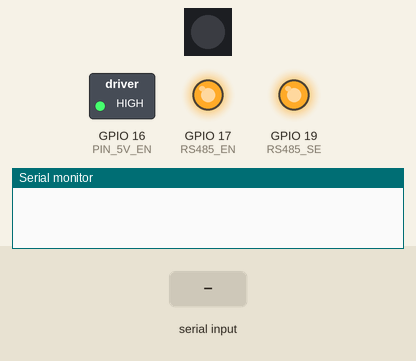
The sketch below on a simulated ESP32. Parts: 1 RGB LEDs in strip order, left to right, switched loads named in the sketch (green lamp = pin HIGH), output pins drawn as LEDs (lit = HIGH), the last lines printed to the serial monitor. The inputs (shaded band) are chosen by the test bench. Dim RGB values are drawn brighter than linear; EEPROM starts erased.

Above: at 0.01 s.
At 1.5 s:
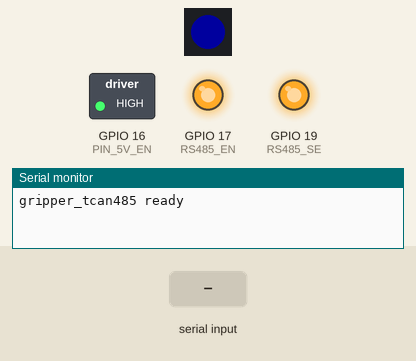
1.6 s: "G35\n" received over Serial
At 2.3 s:
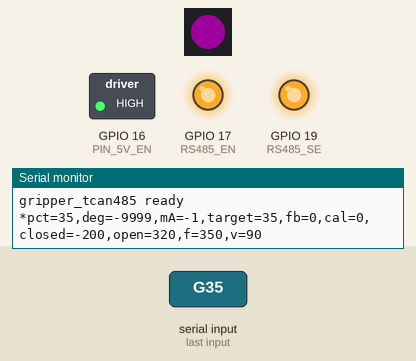
3.1 s: "G35\n" received over the second serial link
4.6 s: "#\n" received over Serial
6.1 s: "T-200\n" received over the second serial link
7.6 s: "R100\n" received over the second serial link
9.1 s: "#,45\n" received over Serial
Timing chart, 0 to 11.6 s (numbered marks = the images above; inputs shaded):
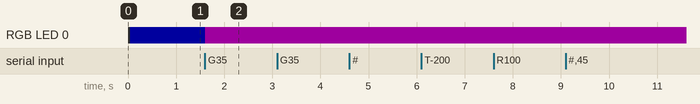

The sketch:

gripper_tcan485.ino
```cpp
/*
 * Gripper v2 firmware — LilyGO T-CAN485 (ESP32) bridging the UR5e tool RS485
 * to one Lynxmotion Smart Servo (LSS) over TTL serial.
 *
 * STATUS: experimental / internal. Not validated. Bench-test on USB first.
 *
 * WIRING (see Documentation/15 and internal/gripper/ref/pinmap.jpg)
 *   UR tool cable  -> T-CAN485
 *     grey  POWER 12 V -> "POWER DC" +      (PolyScope: Tool I/O voltage = 12 V)
 *     red   GND        -> "POWER DC" GND
 *     white RS485+     -> RS485 terminal "RS_A"
 *     brown RS485-     -> RS485 terminal "RS_B"
 *   LSS servo (4-pin Molex: GND, VCC, Rx, Tx)
 *     VCC -> same 12 V as the board's DC-in (+)   GND -> DC-in GND (common ground)
 *     Rx  <- header IO32  (SERVO_TX)              3.3 V TTL, normally read as high by the LSS
 *     Tx  -> header IO33  (SERVO_RX)              MEASURE the LSS Tx idle level first: if it is
 *                                                 5 V, use a 1k/2k divider (ESP32 is not 5 V tolerant)
 *   Board RS485 transceiver (MAX13487E, auto direction): UART2 on IO21 (RX) / IO22 (TX),
 *   enable pins IO17 + IO19 driven HIGH.  WS2812 status LED on IO04.
 *
 * HOST PROTOCOL (ASCII lines over RS485 / TCI, HOST_BAUD 8N1 — set the same in
 * PolyScope > Installation > Tool I/O > Communication Interface):
 *   G<pct>      go to opening 0 (closed) .. 100 (open), e.g. "G35"
 *   O / C       open / close  (= G100 / G0)
 *   F<mA>       holding-current limit used for moves (grip force), stored
 *   V<deg/s>    speed limit in deg/s, stored
 *   L / H       limp (servo free, for calibration) / halt & hold
 *   S           status
 *   CAL MIN     store current servo angle as CLOSED   (jaws pushed together while limp) — needs servo Tx
 *   CAL MAX     store current servo angle as OPEN     (jaws pushed fully apart while limp) — needs servo Tx
 *   CAL RESET   back to the geometric defaults (uncalibrated)
 *   #<lss cmd>  raw pass-through to the servo (debug): "#0LED3" blue LED, "#0D300" move, "#0QID" query id
 *   T<tenths>   raw move to a servo angle (e.g. "T-200"), to find the limits WITHOUT feedback
 *   R<tenths>   RELATIVE move from the current position (e.g. "R100" = +10 deg) — works with no
 *               calibration and no feedback: set the jaws by hand while limp, then +/-N deg
 *   MIN<tenths> / MAX<tenths>   set the CLOSED / OPEN angle directly (open-loop calibration)
 * Every command is answered with one status line:
 *   *pct=<0-100>,deg=<tenths>,mA=<current>,target=<pct>,fb=<0|1>,cal=<0|1>,closed=<t>,open=<t>,f=<mA>,v=<deg/s>\n
 * fb=0 means the servo does not answer (Tx not wired) -> open loop: pct echoes the target, deg=-9999.
 *
 * LSS PROTOCOL used (115200 8N1, ID = LSS_ID below):  #<id>D<tenths>SD<0.1deg/s>CH<mA>\r  move,
 *   #<id>QD\r position, #<id>QC\r current, #<id>L\r limp, #<id>H\r hold.  Angles in tenths of a degree.
 *   Replies start with '*' followed by the servo's real ID, so lssQuery() parses on the command letters only.
 */

#include <Arduino.h>
#include <Preferences.h>
#include <Adafruit_NeoPixel.h>

// ---- pins (T-CAN485 pinmap) --------------------------------------------
#define RS485_RX 21
#define RS485_TX 22
#define RS485_EN 17
#define RS485_SE 19
#define PIN_5V_EN 16  // ME2107 boost enable: powers the 5 V RS485 transceiver — MUST be HIGH or RS485 is dead
#define SERVO_TX 32   // -> LSS Rx
#define SERVO_RX 33   // <- LSS Tx
#define LED_PIN  4

// ---- settings -------------------------------------------------------------
#define HOST_BAUD   115200
#define LSS_BAUD    115200
#define LSS_ID      254   // broadcast: the one servo on this bus answers whatever its stored ID is
                          // (bench test 2026-11-03: servo ignored #0 and #1, obeyed #254). With a single
                          // servo this is fine for queries too; never use it with several servos chained.
// geometric defaults, tenths of a degree, valid when the LSS origin offset (#0CO)
// puts the "links straight ahead" pose at 0 deg: closed = -20 deg, open = +32 deg
#define DEFAULT_CLOSED  (-200)
#define DEFAULT_OPEN    (320)
#define DEFAULT_FORCE_MA 350
#define DEFAULT_SPEED_DPS 90

HardwareSerial Host(2);    // RS485 <-> UR controller (TCI)
HardwareSerial Servo(1);   // TTL   <-> LSS
Preferences prefs;
Adafruit_NeoPixel led(1, LED_PIN, NEO_GRB + NEO_KHZ800);

long closedT = DEFAULT_CLOSED, openT = DEFAULT_OPEN;
int forceMa = DEFAULT_FORCE_MA, speedDps = DEFAULT_SPEED_DPS;
bool calibrated = false;
int targetPct = -1;
// OPEN LOOP: if the servo Tx line is not connected (or the servo never answers),
// queries time out. We then stop querying (re-probe every 5 s), report the target
// as the position and flag fb=0 in the status line. Commands still work.
bool feedbackOk = false;
uint32_t lastProbeMs = 0;

// ---- LSS helpers ------------------------------------------------------------
void lssSend(const String& cmd) {
  Servo.print('#'); Servo.print(LSS_ID); Servo.print(cmd); Servo.print('\r');
}

// query like "QD" -> value after the echoed command, or `def` on timeout
long lssQuery(const char* q, long def, uint32_t timeoutMs = 60) {
  while (Servo.available()) Servo.read();
  lssSend(q);
  String rx; uint32_t t0 = millis();
  while (millis() - t0 < timeoutMs) {
    while (Servo.available()) {
      char c = Servo.read();
      if (c == '\r') {
        int i = rx.indexOf(q);            // "*0QD1234"
        if (rx.startsWith("*") && i >= 0) return rx.substring(i + strlen(q)).toInt();
        rx = "";
      } else rx += c;
    }
  }
  return def;
}

long pctToTenths(int pct) { return closedT + (openT - closedT) * (long)pct / 100; }
int tenthsToPct(long t) {
  long span = openT - closedT; if (span == 0) return 0;
  long p = (t - closedT) * 100 / span; return (int)constrain(p, 0, 100);
}

void moveTo(int pct) {
  pct = constrain(pct, 0, 100);
  targetPct = pct;
  lssSend("D" + String(pctToTenths(pct)) + "SD" + String(speedDps * 10) + "CH" + String(forceMa));
}

// ---- persistence --------------------------------------------------------
void loadCal() {
  prefs.begin("grip", true);
  closedT = prefs.getLong("closed", DEFAULT_CLOSED);
  openT = prefs.getLong("open", DEFAULT_OPEN);
  forceMa = prefs.getInt("force", DEFAULT_FORCE_MA);
  speedDps = prefs.getInt("speed", DEFAULT_SPEED_DPS);
  calibrated = prefs.getBool("cal", false);
  prefs.end();
}
void saveCal() {
  prefs.begin("grip", false);
  prefs.putLong("closed", closedT); prefs.putLong("open", openT);
  prefs.putInt("force", forceMa); prefs.putInt("speed", speedDps);
  prefs.putBool("cal", calibrated);
  prefs.end();
}

// ---- status -------------------------------------------------------------
// probe the servo for feedback (only costs the timeout when it is absent)
bool probeFeedback() {
  if (feedbackOk || millis() - lastProbeMs > 5000) {
    lastProbeMs = millis();
    feedbackOk = (lssQuery("QD", -9999) != -9999);
  }
  return feedbackOk;
}

void sendStatus() {
  long deg = -9999, ma = -1;
  int pct;
  if (probeFeedback()) {
    deg = lssQuery("QD", -9999);
    ma = lssQuery("QC", -1);
    pct = (deg == -9999) ? -1 : tenthsToPct(deg);
  } else {
    pct = targetPct;                         // open loop: assume we got there
  }
  String s = "*pct=" + String(pct) + ",deg=" + String(deg) + ",mA=" + String(ma) +
             ",target=" + String(targetPct) + ",fb=" + String(feedbackOk ? 1 : 0) +
             ",cal=" + String(calibrated ? 1 : 0) + ",closed=" + String(closedT) +
             ",open=" + String(openT) + ",f=" + String(forceMa) + ",v=" + String(speedDps) + "\n";
  Host.print(s);      // to the robot (RS485 / TCI)
  Serial.print(s);    // mirror on USB for bench tests
  // LED: green = feedback + calibrated, yellow = uncalibrated, magenta = open loop (no servo Tx)
  led.setPixelColor(0, !feedbackOk ? led.Color(30, 0, 30) : (calibrated ? led.Color(0, 30, 0) : led.Color(30, 20, 0)));
  led.show();
}

// ---- host command handling ------------------------------------------------
void handle(String line) {
  line.trim(); line.toUpperCase();
  if (line.length() == 0) return;
  if (line.startsWith("#")) {              // raw LSS pass-through for debugging, e.g. "#0LED3", "#0D300", "#0QID"
    Servo.print(line); Servo.print('\r');
    Serial.println("-> servo: " + line + "\\r");
    delay(60);
    String rx; while (Servo.available()) rx += (char)Servo.read();
    Serial.println(rx.length() ? "<- servo: " + rx : "<- servo: (no answer)");
    return;
  }
  if (line.startsWith("CAL")) {            // hand calibration — needs servo feedback (Tx line)
    if (line.endsWith("MIN") && probeFeedback()) { closedT = lssQuery("QD", closedT); calibrated = true; saveCal(); }
    else if (line.endsWith("MAX") && probeFeedback()) { openT = lssQuery("QD", openT); calibrated = true; saveCal(); }
    else if (line.endsWith("RESET")) { closedT = DEFAULT_CLOSED; openT = DEFAULT_OPEN; calibrated = false; saveCal(); }
  } else if (line.startsWith("MIN")) {     // set the CLOSED angle directly (tenths of a degree) — open-loop calibration
    closedT = line.substring(3).toInt(); calibrated = true; saveCal();
  } else if (line.startsWith("MAX")) {     // set the OPEN angle directly
    openT = line.substring(3).toInt(); calibrated = true; saveCal();
  } else {
    char c = line[0];
    long v = line.substring(1).toInt();
    switch (c) {
      case 'G': moveTo((int)v); break;
      case 'T': targetPct = -1;             // raw move to a servo angle in tenths of a degree (for finding min/max)
                lssSend("D" + String(v) + "SD" + String(speedDps * 10) + "CH" + String(forceMa)); break;
      case 'R': targetPct = -1;             // RELATIVE move in tenths of a degree from wherever the servo is now
                lssSend("MD" + String(v) + "SD" + String(speedDps * 10) + "CH" + String(forceMa)); break;
      case 'O': moveTo(100); break;
      case 'C': moveTo(0); break;
      case 'F': forceMa = constrain((int)v, 50, 1200); saveCal(); break;
      case 'V': speedDps = constrain((int)v, 5, 360); saveCal(); break;
      case 'L': lssSend("L"); targetPct = -1; break;
      case 'H': lssSend("H"); break;
      case 'S': break;
      default: break;   // unknown -> just answer with status
    }
  }
  sendStatus();
}

void setup() {
  pinMode(PIN_5V_EN, OUTPUT); digitalWrite(PIN_5V_EN, HIGH);   // 5 V rail for the RS485 transceiver
  pinMode(RS485_EN, OUTPUT); digitalWrite(RS485_EN, HIGH);
  pinMode(RS485_SE, OUTPUT); digitalWrite(RS485_SE, HIGH);
  delay(50);
  Host.begin(HOST_BAUD, SERIAL_8N1, RS485_RX, RS485_TX);
  Servo.begin(LSS_BAUD, SERIAL_8N1, SERVO_RX, SERVO_TX);
  Serial.begin(115200);                    // USB debug mirror
  led.begin(); led.setPixelColor(0, led.Color(0, 0, 30)); led.show();
  loadCal();
  delay(300);
  lssSend("L");                            // boot: servo stays limp until the host commands it
  Serial.println("gripper_tcan485 ready");
}

String hostLine;
void loop() {
  while (Host.available()) {
    char c = Host.read();
    if (c == '\n' || c == '\r') { if (hostLine.length()) { Serial.println("> rs485: " + hostLine); handle(hostLine); } hostLine = ""; }
    else if (hostLine.length() < 32) hostLine += c;
  }
  // USB serial mirrors the host protocol for bench tests
  static String usbLine;
  while (Serial.available()) {
    char c = Serial.read();
    if (c == '\n' || c == '\r') { if (usbLine.length()) { handle(usbLine); } usbLine = ""; }
    else if (usbLine.length() < 32) usbLine += c;
  }
}
```

Measured:
- after the input at 1.6 s, RGB LED 0: RGB(0, 0, 30) → RGB(30, 0, 30) at once
